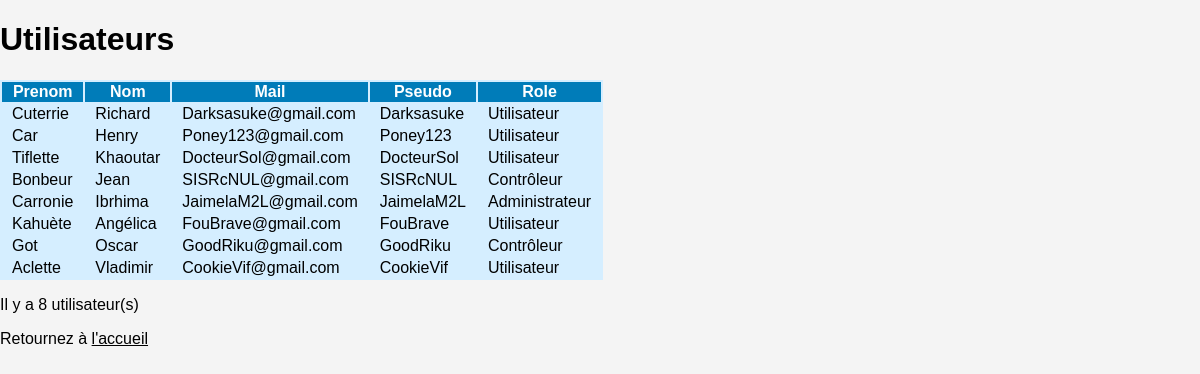
The page /LE_SITE_WEB/utilisateurs.php on the database its author committed.
### tables this page shows
CREATE TABLE `utilisateur` (
  `id_utilisateur` int(11) NOT NULL,
  `pseudo` varchar(50) DEFAULT NULL,
  `mdp` varchar(255) DEFAULT NULL,
  `mail` varchar(50) DEFAULT NULL,
  `nom` varchar(50) DEFAULT NULL,
  `prenom` varchar(50) DEFAULT NULL,
  `role` smallint(6) DEFAULT NULL
);

### LE_SITE_WEB/utilisateurs.php (the view, shortened to what this page needs)
<?php
    $dbh=db_connect();
    $sql = 'select * from utilisateur';
    try {
        $sth = $dbh->prepare($sql);
        $sth->execute();
        $rows = $sth->fetchAll(PDO::FETCH_ASSOC);
    } catch (PDOException $e) {
        die("<p>Erreur lors de la requête SQL : " . $e->getMessage() . "</p>");
    }
    ?>
<!DOCTYPE html>
<html lang="fr">
<head>
    <link rel="stylesheet" href="css/styles.css">
</head>
<body>
    <h1>Utilisateurs</h1>
<table class="UserList">
    <tr>
      <th class='UserList2'>Prenom</th>
      <th class='UserList2'>Nom</th>
      <th class='UserList2'>Mail</th>
      <th class='UserList2'>Pseudo</th>
      <th class='UserList2'>Role</th>
    </tr>
    <?php
        foreach ($rows as $row) {
            echo "<tr class='UserList'>";
            echo "<td class='UserList2'>".$row["prenom"]."</td>";
            echo "<td class='UserList2'>".$row["nom"]."</td>";
            echo "<td class='UserList2'>".$row["mail"]."</td>";
            echo "<td class='UserList2'>".$row["pseudo"]."</td>";
            switch ($row["role"]) {
                case 1:
                    echo "<td class='UserList2'>Utilisateur</td>";
                    break;
                case 2:
                    echo "<td class='UserList2'>Contrôleur</td>";
                    break;
                case 3:
                    echo "<td class='UserList2'>Administrateur</td>";
                    break;
            }
            echo "</tr>";
        }
    ?>
  </table>
  <?php
    echo "<p>Il y a ".count($rows). " utilisateur(s)</p>";
    ?>
    <p>Retournez à <a href="index.php">l'accueil</a></p>
</body>
</html>

### LE_SITE_WEB/css/styles.css (style rules this page uses)
body { margin: 0; font-family: Helvetica, sans-serif; background-color: #f4f4f4; }
a { color: #000; }
table, tr.UserList { background: #d5eeff; }
td, th.UserList2 { padding-left: 10px; padding-right: 10px; }
th.UserList2 { background: #007cb9; color: white; }
td.UserList2 { background: #d5eeff; }

### rows shown on the page
utilisateur: prenom "Cuterrie", nom "Richard", mail "Darksasuke@gmail.com", pseudo "Darksasuke", role "Utilisateur"
utilisateur: prenom "Car", nom "Henry", mail "Poney123@gmail.com", pseudo "Poney123", role "Utilisateur"
utilisateur: prenom "Tiflette", nom "Khaoutar", mail "DocteurSol@gmail.com", pseudo "DocteurSol", role "Utilisateur"
utilisateur: prenom "Bonbeur", nom "Jean", mail "SISRcNUL@gmail.com", pseudo "SISRcNUL", role "Contrôleur"
utilisateur: prenom "Carronie", nom "Ibrhima", mail "JaimelaM2L@gmail.com", pseudo "JaimelaM2L", role "Administrateur"
utilisateur: prenom "Kahuète", nom "Angélica", mail "FouBrave@gmail.com", pseudo "FouBrave", role "Utilisateur"
utilisateur: prenom "Got", nom "Oscar", mail "GoodRiku@gmail.com", pseudo "GoodRiku", role "Contrôleur"
utilisateur: prenom "Aclette", nom "Vladimir", mail "CookieVif@gmail.com", pseudo "CookieVif", role "Utilisateur"

### other values the page prints
count($rows) "8"
